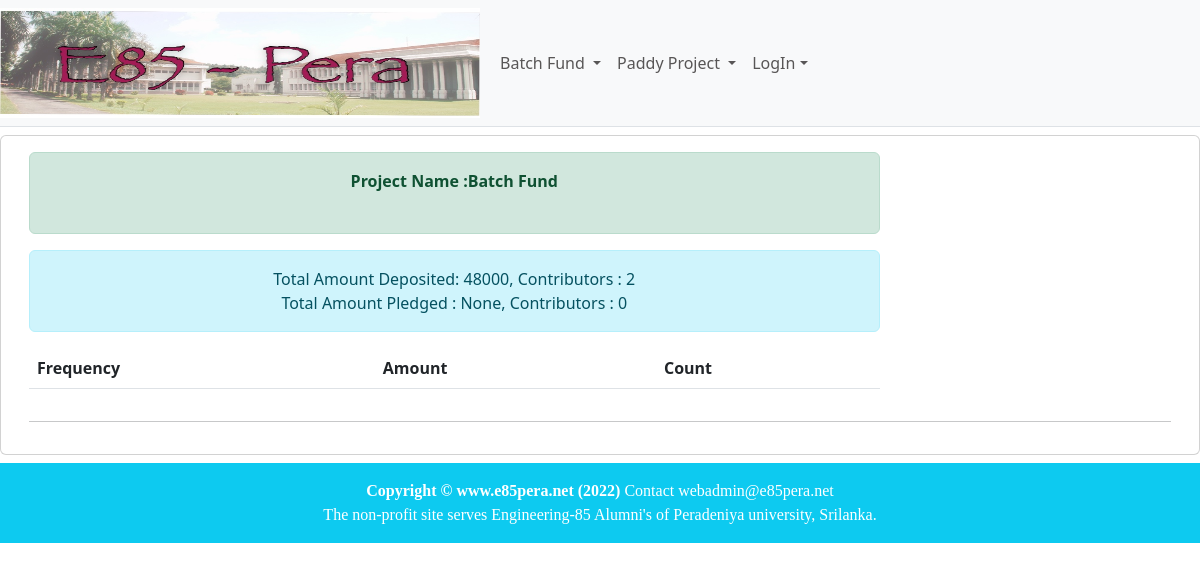
The app's page /batchfund/report1, older data.
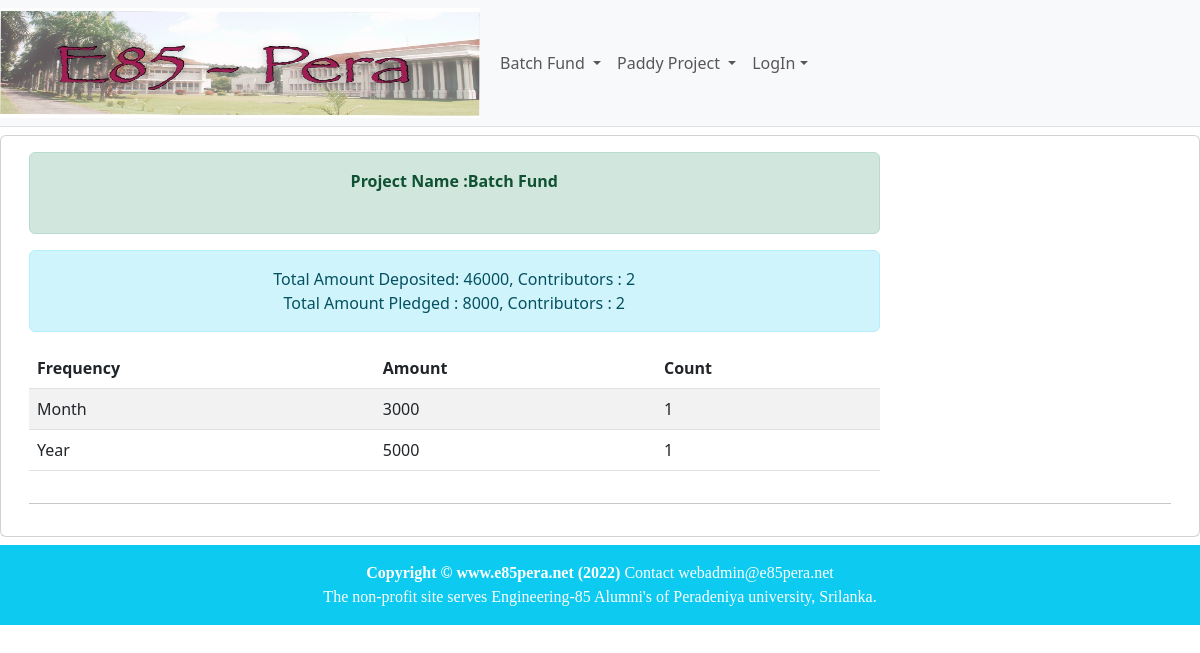
The same page, newer data.
### batchfund/models.py (models this page shows, shortened)
class Contribution(models.Model):
    user = models.ForeignKey(User, on_delete=models.CASCADE)
    project = models.ForeignKey(Project, on_delete=models.CASCADE)
    amount = models.IntegerField()
    currency = models.CharField(max_length=3,choices=CURRENCY, default='Rs')
    frequency = models.CharField(max_length=5,choices=FREQUENCY,default='Month')
    startDate = models.DateField(default=timezone.now)
    endDate = models.DateField(null=True, blank=True)
    updatedBy = models.ForeignKey(User,related_name='Contrb_updatedBy',on_delete=models.CASCADE)
    updatedOn = models.DateTimeField(default=timezone.now)

### batchfund/views.py (the view)
# urls.py: re_path(r'^report(?P<pk>\d+)', reportView, name='report'),
def reportView(request,pk):
    prj = Project.objects.get(id=pk)
    cns = Contribution.objects.all().filter(project_id=pk)
    cns_count=cns.count()
    cns_total = cns.aggregate(total=Sum('amount'))
    freq_sum = cns.annotate(Sum('frequency')).annotate(cnt=Count('frequency'))
    freq_cnt = cns.annotate(Count('frequency'))
    freq_list=freq_sum
    txs = Transaction.objects.all().filter(project_id=pk).filter(txType='DEPOSIT')
    tx_count=txs.count()
    tx_total = txs.aggregate(total=Sum('amount'))
    ctx = {'contrib_count':cns_count,'contrib_total':cns_total['total'],'freq_list':freq_list,
            'tx_count':tx_count,'tx_total':tx_total['total'],
            'project':prj}
    if request.method == 'GET':
        return render(request=request,template_name="report.html",context = ctx)

### batchfund/templates/report.html
{% extends 'home/base.html' %}
{% block content %}
<div class="container-fluid">
    <div class="row text-center justify-content-center">
            <div class="card mt-2 mb-2">
            <div class="card-body">
                <div class="row">
                    <div class="col-md-9 col-lg-9" align="left">
                        <div class="alert alert-success text-center justify-content-center">
                           <strong>Project Name :{{project.name}}</strong> <br><br>
                        </div>
                        <div class="alert alert-info text-center justify-content-center">
                            Total Amount Deposited: {{tx_total}},  Contributors : {{tx_count}}<br>
                            Total Amount Pledged  : {{contrib_total}}, Contributors : {{contrib_count}}
                         </div>
                        <table class="table table-striped table-hover">
                            <thead>
                                <tr>
                                    <th scope="col">Frequency</th>
                                    <th scope="col">Amount</th>
                                    <th scope="col">Count</th>
                                </tr>
                            </thead>
                            <tbody>
                               {% for cx in freq_list %}
                                <tr>
                                    <td>{{cx.frequency}}</td>
                                    <td>{{cx.amount}} </td>
                                    <td>{{cx.cnt}} </td>
                                </tr>
                                {% endfor %}
                            </tbody>
                        </table>
                        </div>
                </div>
                <hr>
            </div>
        </div>
    </div>
 </div>
{% include 'home/footer.html' %}
{% endblock content %}

Row changes from the older to the newer data that the page shows:
added Contribution: frequency "Month", amount "3000", cnt "1"
added Contribution: frequency "Year", amount "5000", cnt "1"
Text that changed along with them:
{{ tx_total }}: "48000" → "46000"
{{ contrib_total }}: "None" → "8000"
{{ contrib_count }}: "0" → "2"
